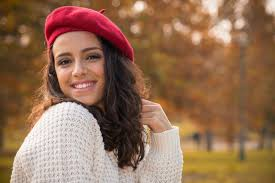
#> input picture Python-code/Billedegenkendelse/data/test/137.jpg, 275 x 183 px
$ python -i pixelation_detector.py   (imports and definitions only)   (older library calls are emulated)
#> lines starting #> are read from the running program, lines starting #| are printed output that depends on the picture
import cv2
import numpy as np
from pathlib import Path

def bytes_to_rgb_np(image_bytes: bytes) -> np.ndarray:
    np_bytes = np.frombuffer(image_bytes, np.uint8)
    bgr = cv2.imdecode(np_bytes, cv2.IMREAD_COLOR)
    return cv2.cvtColor(bgr, cv2.COLOR_BGR2RGB)

class PixelationDetector:
    """
    Checks if an image is clear or pixelated.
    Uses variance of Laplacian — low variance = blurry/pixelated.
    """

    def __init__(self, threshold: float = 100.0):
        self.threshold = threshold

    def _variance_of_laplacian(self, image: np.ndarray) -> float:
        gray = cv2.cvtColor(image, cv2.COLOR_RGB2GRAY)
        laplacian = cv2.Laplacian(gray, cv2.CV_64F)
        return laplacian.var()

    def analyze_bytes(self, image_bytes: bytes) -> dict:
        image = bytes_to_rgb_np(image_bytes)
        variance = float(self._variance_of_laplacian(image))
        return {
            "clear": bool(variance >= float(self.threshold)),
            "variance": variance,
            "threshold": float(self.threshold),
        }

    def analyze_image(self, image_path: str) -> dict:
#> called with image_path = '../../data/test/137.jpg'
        path = Path(image_path)
        if not path.exists():
            raise FileNotFoundError(f"Image not found: {path}")

        data = np.fromfile(str(path), dtype=np.uint8)
        bgr = cv2.imdecode(data, cv2.IMREAD_COLOR)
#> bgr is the input picture: shape (183, 275, 3); mean B, G, R 84.4, 110.6, 147.2
        if bgr is None:
            raise ValueError(f"Could not decode image: {path}")

        image = cv2.cvtColor(bgr, cv2.COLOR_BGR2RGB)
        variance = float(self._variance_of_laplacian(image))
#> in _variance_of_laplacian, `gray = cv2.cvtColor(image, cv2.COLOR_RGB2GRAY)`:
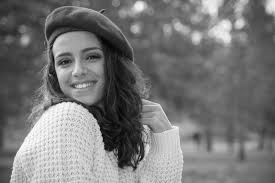
#> gray: shape (183, 275); min 1, max 255, mean 118.6
#> in _variance_of_laplacian, `laplacian = cv2.Laplacian(gray, cv2.CV_64F)`:
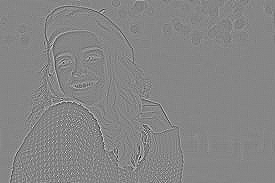
#> laplacian: shape (183, 275) float64; min -313, max 282, mean 0; drawn with min black and max white
#> variance = 770.3
        return {
            "clear": bool(variance >= float(self.threshold)),
            "variance": variance,
            "threshold": float(self.threshold),
        }

>>> result = PixelationDetector().analyze_image('../../data/test/137.jpg')
#> result = {'clear': True, 'variance': 770.3, 'threshold': 100}

$ run again, on Python-code/Billedegenkendelse/data/test/14.jpg
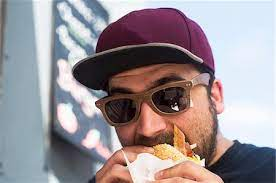
#> input picture Python-code/Billedegenkendelse/data/test/14.jpg, 276 x 183 px
#> in analyze_image, bgr is the input picture: shape (183, 276, 3); mean B, G, R 149.8, 145.4, 155.1
#> in _variance_of_laplacian, `gray = cv2.cvtColor(image, cv2.COLOR_RGB2GRAY)`:
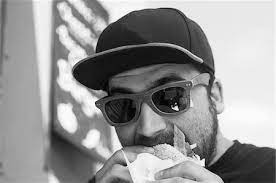
#> gray: shape (183, 276); min 0, max 255, mean 148.8
#> in _variance_of_laplacian, `laplacian = cv2.Laplacian(gray, cv2.CV_64F)`:
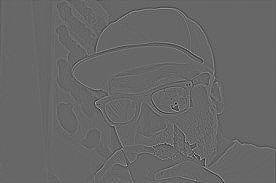
#> laplacian: shape (183, 276) float64; min -471, max 690, mean -0.1; drawn with min black and max white
#> variance = 1375.3
#> result = {'clear': True, 'variance': 1375.3, 'threshold': 100}
